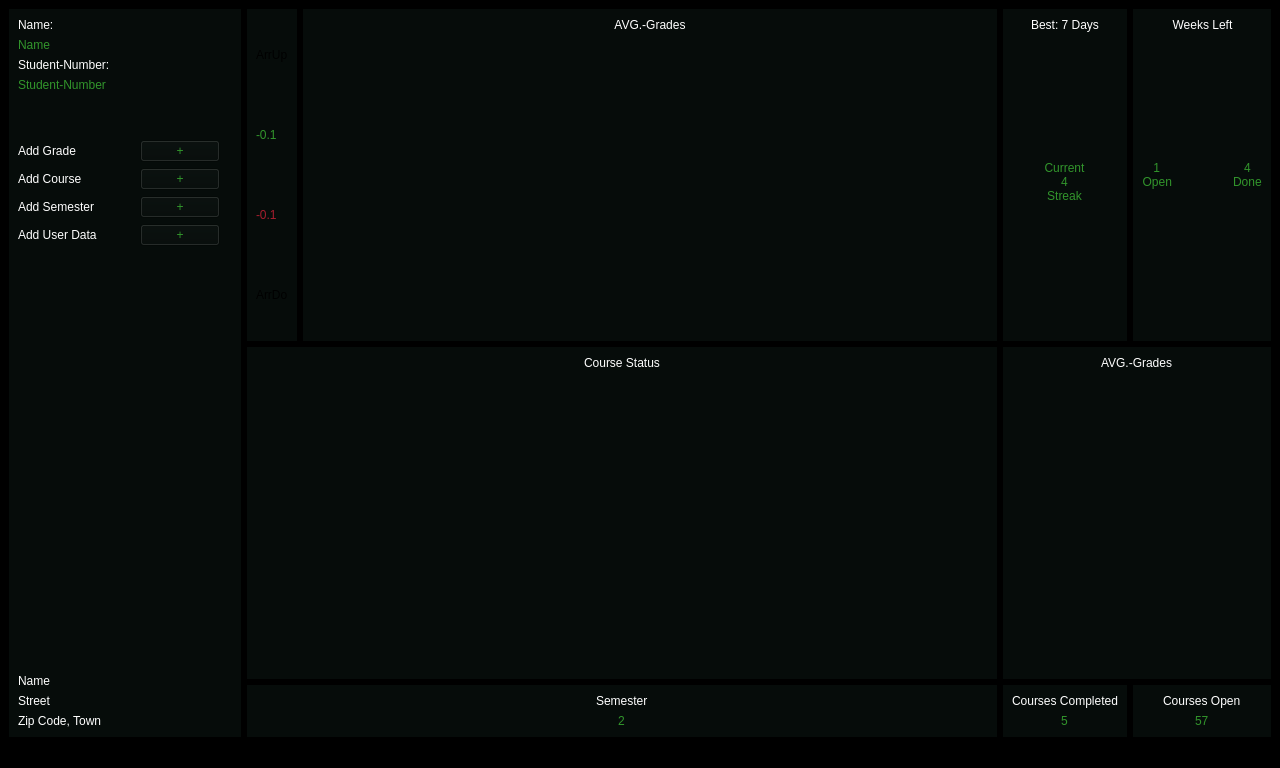
<?xml version="1.0" encoding="UTF-8"?>
<ui version="4.0">
 <class>MainWindow</class>
 <widget class="QMainWindow" name="MainWindow">
  <property name="geometry">
   <rect>
    <x>0</x>
    <y>0</y>
    <width>1280</width>
    <height>768</height>
   </rect>
  </property>
  <property name="windowTitle">
   <string>Dashboard</string>
  </property>
  <property name="styleSheet">
   <string notr="true">background-color: rgb(0, 0, 0);</string>
  </property>
  <widget class="QWidget" name="centralwidget">
   <property name="sizePolicy">
    <sizepolicy hsizetype="Minimum" vsizetype="Minimum">
     <horstretch>0</horstretch>
     <verstretch>0</verstretch>
    </sizepolicy>
   </property>
   <property name="minimumSize">
    <size>
     <width>1280</width>
     <height>720</height>
    </size>
   </property>
   <property name="maximumSize">
    <size>
     <width>1920</width>
     <height>1080</height>
    </size>
   </property>
   <layout class="QGridLayout" name="gridLayout_4">
    <item row="0" column="1">
     <widget class="QFrame" name="frame_top_left_arrows">
      <property name="sizePolicy">
       <sizepolicy hsizetype="Minimum" vsizetype="Minimum">
        <horstretch>0</horstretch>
        <verstretch>0</verstretch>
       </sizepolicy>
      </property>
      <property name="styleSheet">
       <string notr="true">background-color: rgb(6, 12, 10);</string>
      </property>
      <property name="frameShape">
       <enum>QFrame::NoFrame</enum>
      </property>
      <layout class="QGridLayout" name="gridLayout_10">
       <item row="0" column="0">
        <layout class="QVBoxLayout" name="verticalLayout_3">
         <item alignment="Qt::AlignLeft">
          <widget class="QLabel" name="label_arrow_up">
           <property name="text">
            <string>ArrUp</string>
           </property>
          </widget>
         </item>
         <item alignment="Qt::AlignLeft">
          <widget class="QLabel" name="label_grade_move_pos">
           <property name="styleSheet">
            <string notr="true">color: rgb(49, 149, 43);</string>
           </property>
           <property name="text">
            <string>-0.1</string>
           </property>
          </widget>
         </item>
         <item alignment="Qt::AlignLeft">
          <widget class="QLabel" name="label_grade_move_neg">
           <property name="styleSheet">
            <string notr="true">color: rgb(165, 29, 45);</string>
           </property>
           <property name="text">
            <string>-0.1</string>
           </property>
          </widget>
         </item>
         <item alignment="Qt::AlignLeft">
          <widget class="QLabel" name="label_arrow_down">
           <property name="styleSheet">
            <string notr="true"/>
           </property>
           <property name="text">
            <string>ArrDo</string>
           </property>
          </widget>
         </item>
        </layout>
       </item>
      </layout>
     </widget>
    </item>
    <item row="0" column="2">
     <widget class="QFrame" name="frame_avg_grades_top_left">
      <property name="styleSheet">
       <string notr="true">background-color: rgb(6, 12, 10);</string>
      </property>
      <property name="frameShape">
       <enum>QFrame::NoFrame</enum>
      </property>
      <layout class="QGridLayout" name="gridLayout_11">
       <item row="0" column="0">
        <layout class="QVBoxLayout" name="verticalLayout_11">
         <property name="spacing">
          <number>0</number>
         </property>
         <property name="sizeConstraint">
          <enum>QLayout::SetMinimumSize</enum>
         </property>
         <item alignment="Qt::AlignHCenter|Qt::AlignTop">
          <widget class="QLabel" name="label_avg_grades_small">
           <property name="sizePolicy">
            <sizepolicy hsizetype="Minimum" vsizetype="Minimum">
             <horstretch>0</horstretch>
             <verstretch>0</verstretch>
            </sizepolicy>
           </property>
           <property name="styleSheet">
            <string notr="true">font: 700 11pt &quot;Graduate&quot;;
color: rgb(255, 255, 255);</string>
           </property>
           <property name="text">
            <string>AVG.-Grades</string>
           </property>
           <property name="alignment">
            <set>Qt::AlignBottom|Qt::AlignHCenter</set>
           </property>
          </widget>
         </item>
         <item>
          <widget class="QFrame" name="frame_avg_grades_chart_small">
           <property name="frameShape">
            <enum>QFrame::NoFrame</enum>
           </property>
           <property name="frameShadow">
            <enum>QFrame::Raised</enum>
           </property>
           <property name="lineWidth">
            <number>0</number>
           </property>
          </widget>
         </item>
         <item>
          <spacer name="verticalSpacer_5">
           <property name="orientation">
            <enum>Qt::Vertical</enum>
           </property>
           <property name="sizeHint" stdset="0">
            <size>
             <width>20</width>
             <height>40</height>
            </size>
           </property>
          </spacer>
         </item>
         <item>
          <spacer name="horizontalSpacer_2">
           <property name="orientation">
            <enum>Qt::Horizontal</enum>
           </property>
           <property name="sizeHint" stdset="0">
            <size>
             <width>40</width>
             <height>20</height>
            </size>
           </property>
          </spacer>
         </item>
        </layout>
       </item>
      </layout>
     </widget>
    </item>
    <item row="0" column="3">
     <widget class="QFrame" name="frame_top_right_winnig_streak">
      <property name="styleSheet">
       <string notr="true">background-color: rgb(6, 12, 10);</string>
      </property>
      <property name="frameShape">
       <enum>QFrame::NoFrame</enum>
      </property>
      <layout class="QGridLayout" name="gridLayout_2">
       <item row="0" column="1">
        <layout class="QVBoxLayout" name="verticalLayout_6">
         <property name="spacing">
          <number>0</number>
         </property>
         <item>
          <layout class="QVBoxLayout" name="verticalLayout_17">
           <property name="spacing">
            <number>0</number>
           </property>
           <property name="sizeConstraint">
            <enum>QLayout::SetMinimumSize</enum>
           </property>
           <item alignment="Qt::AlignHCenter|Qt::AlignTop">
            <widget class="QLabel" name="label_best_streak">
             <property name="sizePolicy">
              <sizepolicy hsizetype="Minimum" vsizetype="Minimum">
               <horstretch>0</horstretch>
               <verstretch>0</verstretch>
              </sizepolicy>
             </property>
             <property name="styleSheet">
              <string notr="true">font: 700 11pt &quot;Graduate&quot;;
color: rgb(255, 255, 255);</string>
             </property>
             <property name="text">
              <string>Best: 7 Days</string>
             </property>
             <property name="alignment">
              <set>Qt::AlignBottom|Qt::AlignHCenter</set>
             </property>
            </widget>
           </item>
           <item>
            <spacer name="verticalSpacer_7">
             <property name="orientation">
              <enum>Qt::Vertical</enum>
             </property>
             <property name="sizeHint" stdset="0">
              <size>
               <width>20</width>
               <height>40</height>
              </size>
             </property>
            </spacer>
           </item>
           <item alignment="Qt::AlignHCenter|Qt::AlignTop">
            <widget class="QFrame" name="frame">
             <property name="frameShadow">
              <enum>QFrame::Raised</enum>
             </property>
             <property name="lineWidth">
              <number>0</number>
             </property>
             <layout class="QVBoxLayout" name="verticalLayout_15">
              <property name="spacing">
               <number>0</number>
              </property>
              <property name="leftMargin">
               <number>0</number>
              </property>
              <property name="topMargin">
               <number>0</number>
              </property>
              <property name="rightMargin">
               <number>0</number>
              </property>
              <property name="bottomMargin">
               <number>0</number>
              </property>
              <item>
               <widget class="QLabel" name="label_current">
                <property name="whatsThis">
                 <string/>
                </property>
                <property name="styleSheet">
                 <string notr="true">font: 700 11pt &quot;Graduate&quot;;
color: rgb(49, 149, 43);</string>
                </property>
                <property name="frameShape">
                 <enum>QFrame::NoFrame</enum>
                </property>
                <property name="frameShadow">
                 <enum>QFrame::Plain</enum>
                </property>
                <property name="lineWidth">
                 <number>1</number>
                </property>
                <property name="text">
                 <string>Current</string>
                </property>
                <property name="alignment">
                 <set>Qt::AlignCenter</set>
                </property>
                <property name="margin">
                 <number>0</number>
                </property>
                <property name="indent">
                 <number>-1</number>
                </property>
               </widget>
              </item>
              <item>
               <widget class="QLabel" name="label_current_streak_number">
                <property name="styleSheet">
                 <string notr="true">font: 700 60pt &quot;Graduate&quot;;
color: rgb(49, 149, 43);</string>
                </property>
                <property name="text">
                 <string>4</string>
                </property>
                <property name="alignment">
                 <set>Qt::AlignCenter</set>
                </property>
               </widget>
              </item>
              <item>
               <widget class="QLabel" name="label_streak">
                <property name="styleSheet">
                 <string notr="true">font: 700 11pt &quot;Graduate&quot;;
color: rgb(49, 149, 43);</string>
                </property>
                <property name="text">
                 <string>Streak</string>
                </property>
                <property name="alignment">
                 <set>Qt::AlignCenter</set>
                </property>
               </widget>
              </item>
             </layout>
            </widget>
           </item>
           <item>
            <spacer name="verticalSpacer_6">
             <property name="orientation">
              <enum>Qt::Vertical</enum>
             </property>
             <property name="sizeHint" stdset="0">
              <size>
               <width>20</width>
               <height>40</height>
              </size>
             </property>
            </spacer>
           </item>
          </layout>
         </item>
        </layout>
       </item>
      </layout>
     </widget>
    </item>
    <item row="0" column="4">
     <widget class="QFrame" name="frame_top_right_remainings_weeks">
      <property name="styleSheet">
       <string notr="true">background-color: rgb(6, 12, 10);</string>
      </property>
      <property name="frameShape">
       <enum>QFrame::NoFrame</enum>
      </property>
      <layout class="QGridLayout" name="gridLayout">
       <item row="0" column="0">
        <layout class="QHBoxLayout" name="horizontalLayout_3">
         <property name="spacing">
          <number>0</number>
         </property>
         <item>
          <layout class="QVBoxLayout" name="verticalLayout_5">
           <property name="spacing">
            <number>0</number>
           </property>
           <property name="leftMargin">
            <number>0</number>
           </property>
           <property name="rightMargin">
            <number>0</number>
           </property>
           <item alignment="Qt::AlignHCenter|Qt::AlignBottom">
            <widget class="QLabel" name="label_semester_counter_number_left">
             <property name="styleSheet">
              <string notr="true">font: 700 11pt &quot;Graduate&quot;;
color: rgb(49, 149, 43);</string>
             </property>
             <property name="text">
              <string>1</string>
             </property>
             <property name="alignment">
              <set>Qt::AlignRight|Qt::AlignTrailing|Qt::AlignVCenter</set>
             </property>
            </widget>
           </item>
           <item alignment="Qt::AlignHCenter|Qt::AlignTop">
            <widget class="QLabel" name="label_semester_counter_text_left">
             <property name="styleSheet">
              <string notr="true">font: 700 11pt &quot;Graduate&quot;;
color: rgb(49, 149, 43);</string>
             </property>
             <property name="text">
              <string>Open</string>
             </property>
             <property name="alignment">
              <set>Qt::AlignRight|Qt::AlignTrailing|Qt::AlignVCenter</set>
             </property>
             <property name="margin">
              <number>10</number>
             </property>
            </widget>
           </item>
          </layout>
         </item>
         <item>
          <layout class="QVBoxLayout" name="verticalLayout_7">
           <property name="spacing">
            <number>0</number>
           </property>
           <property name="sizeConstraint">
            <enum>QLayout::SetMinimumSize</enum>
           </property>
           <item alignment="Qt::AlignHCenter|Qt::AlignTop">
            <widget class="QLabel" name="label_semeseter_counter_text_top">
             <property name="sizePolicy">
              <sizepolicy hsizetype="Minimum" vsizetype="Minimum">
               <horstretch>0</horstretch>
               <verstretch>0</verstretch>
              </sizepolicy>
             </property>
             <property name="styleSheet">
              <string notr="true">font: 700 11pt &quot;Graduate&quot;;
color: rgb(255, 255, 255);
</string>
             </property>
             <property name="text">
              <string>Weeks Left</string>
             </property>
             <property name="alignment">
              <set>Qt::AlignBottom|Qt::AlignHCenter</set>
             </property>
            </widget>
           </item>
           <item>
            <widget class="QFrame" name="frame_3">
             <property name="frameShape">
              <enum>QFrame::NoFrame</enum>
             </property>
             <property name="lineWidth">
              <number>0</number>
             </property>
            </widget>
           </item>
          </layout>
         </item>
         <item>
          <layout class="QVBoxLayout" name="verticalLayout_4">
           <property name="spacing">
            <number>0</number>
           </property>
           <property name="leftMargin">
            <number>0</number>
           </property>
           <item alignment="Qt::AlignHCenter|Qt::AlignBottom">
            <widget class="QLabel" name="label_semester_counter_number_right">
             <property name="styleSheet">
              <string notr="true">font: 700 11pt &quot;Graduate&quot;;
color: rgb(49, 149, 43);</string>
             </property>
             <property name="text">
              <string>4</string>
             </property>
             <property name="alignment">
              <set>Qt::AlignLeading|Qt::AlignLeft|Qt::AlignVCenter</set>
             </property>
            </widget>
           </item>
           <item alignment="Qt::AlignHCenter|Qt::AlignTop">
            <widget class="QLabel" name="label_semester_counter_text_right">
             <property name="styleSheet">
              <string notr="true">font: 700 11pt &quot;Graduate&quot;;
color: rgb(49, 149, 43);</string>
             </property>
             <property name="text">
              <string>Done</string>
             </property>
             <property name="alignment">
              <set>Qt::AlignLeading|Qt::AlignLeft|Qt::AlignVCenter</set>
             </property>
             <property name="margin">
              <number>10</number>
             </property>
            </widget>
           </item>
          </layout>
         </item>
        </layout>
       </item>
      </layout>
     </widget>
    </item>
    <item row="1" column="1" colspan="2">
     <widget class="QFrame" name="frame_mid_left_course_status">
      <property name="styleSheet">
       <string notr="true">background-color: rgb(6, 12, 10);</string>
      </property>
      <property name="frameShape">
       <enum>QFrame::NoFrame</enum>
      </property>
      <layout class="QGridLayout" name="gridLayout_3">
       <item row="0" column="0">
        <layout class="QVBoxLayout" name="verticalLayout_12">
         <item>
          <layout class="QHBoxLayout" name="horizontalLayout_5">
           <property name="spacing">
            <number>6</number>
           </property>
           <property name="sizeConstraint">
            <enum>QLayout::SetMinimumSize</enum>
           </property>
           <item alignment="Qt::AlignHCenter|Qt::AlignTop">
            <widget class="QLabel" name="label_course_status">
             <property name="styleSheet">
              <string notr="true">font: 700 11pt &quot;Graduate&quot;;
color: rgb(255, 255, 255);</string>
             </property>
             <property name="text">
              <string>Course Status</string>
             </property>
            </widget>
           </item>
          </layout>
         </item>
         <item>
          <spacer name="verticalSpacer_4">
           <property name="orientation">
            <enum>Qt::Vertical</enum>
           </property>
           <property name="sizeHint" stdset="0">
            <size>
             <width>20</width>
             <height>40</height>
            </size>
           </property>
          </spacer>
         </item>
         <item>
          <widget class="QFrame" name="frame_pie_chart">
           <property name="frameShape">
            <enum>QFrame::NoFrame</enum>
           </property>
          </widget>
         </item>
        </layout>
       </item>
      </layout>
     </widget>
    </item>
    <item row="1" column="3" colspan="2">
     <widget class="QFrame" name="frame_mid_right_avg_grades">
      <property name="styleSheet">
       <string notr="true">background-color: rgb(6, 12, 10);</string>
      </property>
      <property name="frameShape">
       <enum>QFrame::NoFrame</enum>
      </property>
      <layout class="QGridLayout" name="gridLayout_6">
       <item row="0" column="0">
        <layout class="QVBoxLayout" name="verticalLayout_13">
         <item>
          <layout class="QVBoxLayout" name="verticalLayout_16">
           <item alignment="Qt::AlignHCenter">
            <widget class="QLabel" name="label_avg_grades_mid_right">
             <property name="styleSheet">
              <string notr="true">font: 700 11pt &quot;Graduate&quot;;
color: rgb(255, 255, 255);</string>
             </property>
             <property name="text">
              <string>AVG.-Grades</string>
             </property>
            </widget>
           </item>
          </layout>
         </item>
         <item>
          <spacer name="verticalSpacer_3">
           <property name="orientation">
            <enum>Qt::Vertical</enum>
           </property>
           <property name="sizeHint" stdset="0">
            <size>
             <width>20</width>
             <height>40</height>
            </size>
           </property>
          </spacer>
         </item>
         <item>
          <widget class="QFrame" name="frame_avg_grades_chart_big">
           <property name="frameShape">
            <enum>QFrame::NoFrame</enum>
           </property>
          </widget>
         </item>
        </layout>
       </item>
      </layout>
     </widget>
    </item>
    <item row="2" column="1" colspan="2">
     <widget class="QFrame" name="frame_bottom_left_amount_semester">
      <property name="styleSheet">
       <string notr="true">background-color: rgb(6, 12, 10);</string>
      </property>
      <property name="frameShape">
       <enum>QFrame::NoFrame</enum>
      </property>
      <layout class="QGridLayout" name="gridLayout_7">
       <item row="0" column="0">
        <layout class="QVBoxLayout" name="verticalLayout_8">
         <item>
          <layout class="QHBoxLayout" name="horizontalLayout_9">
           <item alignment="Qt::AlignHCenter|Qt::AlignTop">
            <widget class="QLabel" name="label_semester_bottom_left">
             <property name="styleSheet">
              <string notr="true">font: 700 11pt &quot;Graduate&quot;;
color: rgb(255, 255, 255);
</string>
             </property>
             <property name="text">
              <string>Semester</string>
             </property>
            </widget>
           </item>
          </layout>
         </item>
         <item>
          <layout class="QHBoxLayout" name="horizontalLayout_8">
           <item alignment="Qt::AlignHCenter|Qt::AlignVCenter">
            <widget class="QLabel" name="label_semester_number_bottom_left">
             <property name="styleSheet">
              <string notr="true">font: 700 60pt &quot;Graduate&quot;;
color: rgb(49, 149, 43);</string>
             </property>
             <property name="text">
              <string>2</string>
             </property>
            </widget>
           </item>
          </layout>
         </item>
        </layout>
       </item>
      </layout>
     </widget>
    </item>
    <item row="2" column="3">
     <widget class="QFrame" name="frame_bottom_mid_courses_completed">
      <property name="styleSheet">
       <string notr="true">background-color: rgb(6, 12, 10);</string>
      </property>
      <property name="frameShape">
       <enum>QFrame::NoFrame</enum>
      </property>
      <layout class="QGridLayout" name="gridLayout_8">
       <item row="0" column="0">
        <layout class="QVBoxLayout" name="verticalLayout_9">
         <item>
          <layout class="QHBoxLayout" name="horizontalLayout_10">
           <item alignment="Qt::AlignHCenter|Qt::AlignTop">
            <widget class="QLabel" name="label_courses_completet_bottom_mid">
             <property name="styleSheet">
              <string notr="true">font: 700 11pt &quot;Graduate&quot;;
color: rgb(255, 255, 255);
</string>
             </property>
             <property name="text">
              <string>Courses Completed</string>
             </property>
            </widget>
           </item>
          </layout>
         </item>
         <item>
          <layout class="QHBoxLayout" name="horizontalLayout_11">
           <item alignment="Qt::AlignHCenter|Qt::AlignVCenter">
            <widget class="QLabel" name="label_courses_completet_number_bottom_mid">
             <property name="styleSheet">
              <string notr="true">font: 700 60pt &quot;Graduate&quot;;
color: rgb(49, 149, 43);</string>
             </property>
             <property name="text">
              <string>5</string>
             </property>
            </widget>
           </item>
          </layout>
         </item>
        </layout>
       </item>
      </layout>
     </widget>
    </item>
    <item row="2" column="4">
     <widget class="QFrame" name="frame_bottom_right_courses_open">
      <property name="styleSheet">
       <string notr="true">background-color: rgb(6, 12, 10);</string>
      </property>
      <property name="frameShape">
       <enum>QFrame::NoFrame</enum>
      </property>
      <layout class="QGridLayout" name="gridLayout_9">
       <item row="0" column="0">
        <layout class="QVBoxLayout" name="verticalLayout_10">
         <item>
          <layout class="QHBoxLayout" name="horizontalLayout_12">
           <item alignment="Qt::AlignHCenter|Qt::AlignTop">
            <widget class="QLabel" name="label_courses_open_bottom_right">
             <property name="styleSheet">
              <string notr="true">font: 700 11pt &quot;Graduate&quot;;
color: rgb(255, 255, 255);
</string>
             </property>
             <property name="text">
              <string>Courses Open</string>
             </property>
            </widget>
           </item>
          </layout>
         </item>
         <item>
          <layout class="QHBoxLayout" name="horizontalLayout_13">
           <item alignment="Qt::AlignHCenter|Qt::AlignVCenter">
            <widget class="QLabel" name="label_courses_open_number_bottom_right">
             <property name="styleSheet">
              <string notr="true">font: 700 60pt &quot;Graduate&quot;;
color: rgb(49, 149, 43);</string>
             </property>
             <property name="text">
              <string>57</string>
             </property>
            </widget>
           </item>
          </layout>
         </item>
        </layout>
       </item>
      </layout>
     </widget>
    </item>
    <item row="0" column="0" rowspan="3">
     <widget class="QFrame" name="frame_left_side">
      <property name="sizePolicy">
       <sizepolicy hsizetype="Preferred" vsizetype="Preferred">
        <horstretch>0</horstretch>
        <verstretch>0</verstretch>
       </sizepolicy>
      </property>
      <property name="minimumSize">
       <size>
        <width>232</width>
        <height>0</height>
       </size>
      </property>
      <property name="maximumSize">
       <size>
        <width>232</width>
        <height>16777215</height>
       </size>
      </property>
      <property name="styleSheet">
       <string notr="true">background-color: rgb(6, 12, 10);</string>
      </property>
      <property name="frameShape">
       <enum>QFrame::NoFrame</enum>
      </property>
      <layout class="QVBoxLayout" name="verticalLayout_14">
       <item>
        <layout class="QVBoxLayout" name="verticalLayout">
         <item>
          <widget class="QLabel" name="label_student_name">
           <property name="styleSheet">
            <string notr="true">font: 700 11pt &quot;Graduate&quot;;
color: rgb(255, 255, 255);</string>
           </property>
           <property name="text">
            <string>Name:</string>
           </property>
           <property name="textFormat">
            <enum>Qt::PlainText</enum>
           </property>
          </widget>
         </item>
         <item>
          <widget class="QLabel" name="label_input_student_name">
           <property name="styleSheet">
            <string notr="true">font: 700 11pt &quot;Graduate&quot;;
color: rgb(49, 149, 43);</string>
           </property>
           <property name="text">
            <string>Name</string>
           </property>
          </widget>
         </item>
         <item>
          <widget class="QLabel" name="label_student_number">
           <property name="styleSheet">
            <string notr="true">font: 700 11pt &quot;Graduate&quot;;
color: rgb(255, 255, 255);</string>
           </property>
           <property name="text">
            <string>Student-Number:</string>
           </property>
          </widget>
         </item>
         <item>
          <widget class="QLabel" name="label_input_student_number">
           <property name="styleSheet">
            <string notr="true">font: 700 11pt &quot;Graduate&quot;;
color: rgb(49, 149, 43);</string>
           </property>
           <property name="text">
            <string>Student-Number</string>
           </property>
          </widget>
         </item>
        </layout>
       </item>
       <item>
        <spacer name="verticalSpacer">
         <property name="orientation">
          <enum>Qt::Vertical</enum>
         </property>
         <property name="sizeType">
          <enum>QSizePolicy::Preferred</enum>
         </property>
         <property name="sizeHint" stdset="0">
          <size>
           <width>10</width>
           <height>42</height>
          </size>
         </property>
        </spacer>
       </item>
       <item>
        <layout class="QGridLayout" name="gridLayout_5">
         <item row="3" column="1" alignment="Qt::AlignHCenter|Qt::AlignVCenter">
          <widget class="QPushButton" name="pushButton_add_semester">
           <property name="styleSheet">
            <string notr="true">font: 700 11pt &quot;Graduate&quot;;
color: rgb(49, 149, 43);</string>
           </property>
           <property name="text">
            <string>+</string>
           </property>
           <property name="iconSize">
            <size>
             <width>16</width>
             <height>16</height>
            </size>
           </property>
           <property name="checkable">
            <bool>false</bool>
           </property>
          </widget>
         </item>
         <item row="1" column="1" alignment="Qt::AlignHCenter|Qt::AlignVCenter">
          <widget class="QPushButton" name="pushButton_add_grade">
           <property name="enabled">
            <bool>true</bool>
           </property>
           <property name="sizePolicy">
            <sizepolicy hsizetype="Minimum" vsizetype="Minimum">
             <horstretch>0</horstretch>
             <verstretch>0</verstretch>
            </sizepolicy>
           </property>
           <property name="styleSheet">
            <string notr="true">font: 700 11pt &quot;Graduate&quot;;
color: rgb(49, 149, 43);</string>
           </property>
           <property name="text">
            <string>+</string>
           </property>
           <property name="iconSize">
            <size>
             <width>16</width>
             <height>16</height>
            </size>
           </property>
          </widget>
         </item>
         <item row="3" column="0">
          <widget class="QLabel" name="label_add_semester">
           <property name="styleSheet">
            <string notr="true">font: 700 11pt &quot;Graduate&quot;;
color: rgb(255, 255, 255);</string>
           </property>
           <property name="text">
            <string>Add Semester</string>
           </property>
          </widget>
         </item>
         <item row="2" column="1" alignment="Qt::AlignHCenter|Qt::AlignVCenter">
          <widget class="QPushButton" name="pushButton_add_course">
           <property name="styleSheet">
            <string notr="true">font: 700 11pt &quot;Graduate&quot;;
color: rgb(49, 149, 43);</string>
           </property>
           <property name="text">
            <string>+</string>
           </property>
          </widget>
         </item>
         <item row="5" column="0">
          <widget class="QLabel" name="label_add_user_data">
           <property name="styleSheet">
            <string notr="true">font: 700 11pt &quot;Graduate&quot;;
color: rgb(255, 255, 255);</string>
           </property>
           <property name="text">
            <string>Add User Data</string>
           </property>
          </widget>
         </item>
         <item row="2" column="0" alignment="Qt::AlignVCenter">
          <widget class="QLabel" name="label_add_course">
           <property name="styleSheet">
            <string notr="true">font: 700 11pt &quot;Graduate&quot;;
color: rgb(255, 255, 255);</string>
           </property>
           <property name="text">
            <string>Add Course</string>
           </property>
          </widget>
         </item>
         <item row="1" column="0" alignment="Qt::AlignLeft|Qt::AlignVCenter">
          <widget class="QLabel" name="label_add_grade">
           <property name="styleSheet">
            <string notr="true">font: 700 11pt &quot;Graduate&quot; ;
color: rgb(255, 255, 255);</string>
           </property>
           <property name="text">
            <string>Add Grade</string>
           </property>
          </widget>
         </item>
         <item row="5" column="1" alignment="Qt::AlignHCenter|Qt::AlignVCenter">
          <widget class="QPushButton" name="pushButton_add_user_data">
           <property name="styleSheet">
            <string notr="true">font: 700 11pt &quot;Graduate&quot;;
color: rgb(49, 149, 43);</string>
           </property>
           <property name="text">
            <string>+</string>
           </property>
          </widget>
         </item>
        </layout>
       </item>
       <item>
        <spacer name="verticalSpacer_2">
         <property name="orientation">
          <enum>Qt::Vertical</enum>
         </property>
         <property name="sizeHint" stdset="0">
          <size>
           <width>10</width>
           <height>10</height>
          </size>
         </property>
        </spacer>
       </item>
       <item>
        <layout class="QVBoxLayout" name="verticalLayout_2">
         <item>
          <widget class="QLabel" name="label_university_name">
           <property name="styleSheet">
            <string notr="true">font: 700 11pt &quot;Graduate&quot;;
color: rgb(255, 255, 255);</string>
           </property>
           <property name="text">
            <string>Name</string>
           </property>
          </widget>
         </item>
         <item>
          <widget class="QLabel" name="label_university_street">
           <property name="styleSheet">
            <string notr="true">font: 700 11pt &quot;Graduate&quot;;
color: rgb(255, 255, 255);</string>
           </property>
           <property name="text">
            <string>Street</string>
           </property>
          </widget>
         </item>
         <item>
          <widget class="QLabel" name="label_university_address">
           <property name="styleSheet">
            <string notr="true">font: 700 11pt &quot;Graduate&quot;;
color: rgb(255, 255, 255);</string>
           </property>
           <property name="text">
            <string>Zip Code, Town</string>
           </property>
          </widget>
         </item>
        </layout>
       </item>
      </layout>
     </widget>
    </item>
   </layout>
  </widget>
  <widget class="QMenuBar" name="menubar">
   <property name="geometry">
    <rect>
     <x>0</x>
     <y>0</y>
     <width>1280</width>
     <height>24</height>
    </rect>
   </property>
  </widget>
  <widget class="QStatusBar" name="statusbar"/>
 </widget>
 <resources/>
 <connections/>
</ui>
